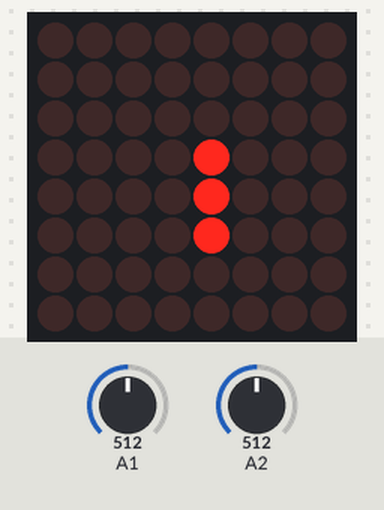
Simulated run of this sketch. Board: Arduino Uno, built with avr-gcc and run on an emulated ATmega328P. Shown: 8×8 LED matrix. Wiring (inferred from the names in the program): MAX7219 LED driver (orientation assumed): data pin 12; clock pin 10; CS pin 11. The inputs (shaded band) are chosen by the test bench; at power-on: A1 = 512, A2 = 512. Random numbers use the default seed unless the sketch sets one.

Above: at 1.2 s.
1.3 s: A1 set to 109
4.3 s: A1 set to 95
At 4.6 s:
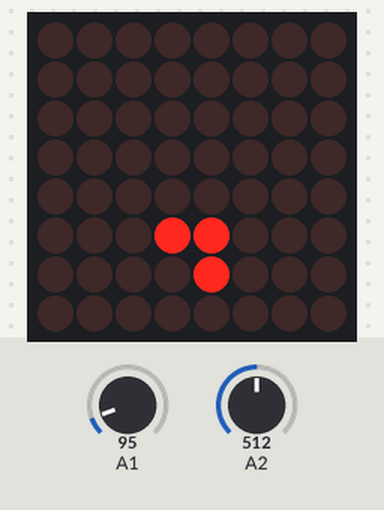
7.1 s: A1 set to 1010
At 7.79 s:
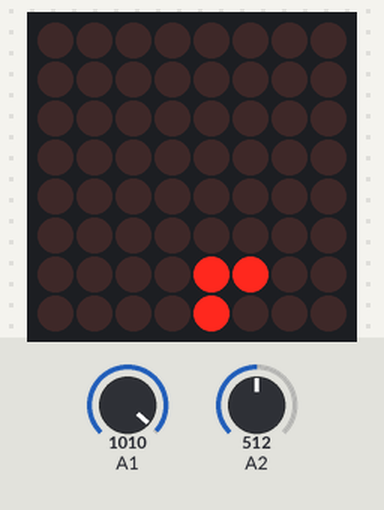
10.0 s: A1 set to 90
At 10.7 s:
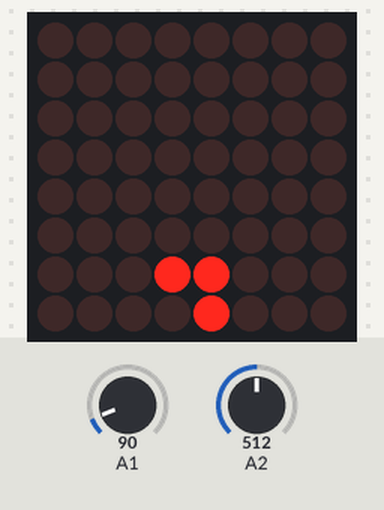
13.0 s: A1 set to 110
At 13.91 s:
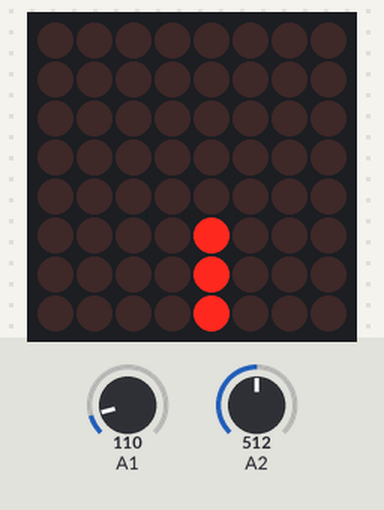
16.0 s: A1 set to 0
At 18.04 s:
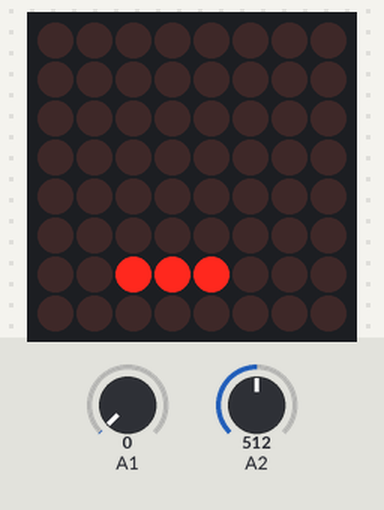
Timing chart, 0 to 19.5 s (numbered marks = the images above; inputs shaded):
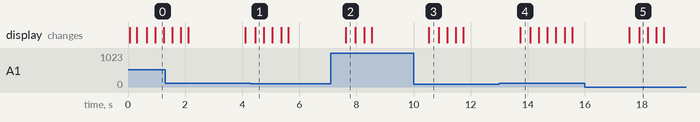

The sketch:

snake1_1.ino
```cpp
 unsigned char i;
 unsigned char j;
/*Port Definitions*/
int Max7219_pinCLK = 10; // old 10
int Max7219_pinCS = 11; // old 9
int Max7219_pinDIN = 12; // old 8

int lastDirection = 1;
int snakeSpeed;
int snakeLength = 3;
int lastStepTime = 0;
int appleBlinkInterval = 100;
int appleLastBlink = 0;
int cur_time = 0;

byte matrix[8][8] = {
  {0,0,1,1,1,0,0,0},
  {0,1,0,0,0,1,0,0},
  {1,0,1,0,1,0,1,0},
  {1,0,0,0,0,0,1,0},
  {1,1,0,0,0,1,1,0},
  {1,0,1,1,1,0,1,0},
  {0,1,0,0,0,1,0,0},
  {0,0,1,1,1,0,0,0}
};

byte apple[2] = {5,5};

byte snake[64][2];


void Write_Max7219_byte(unsigned char DATA)
{
            unsigned char i;
	    digitalWrite(Max7219_pinCS,LOW);
	    for(i=8;i>=1;i--)
          {
             digitalWrite(Max7219_pinCLK,LOW);
             digitalWrite(Max7219_pinDIN,DATA&0x80);// Extracting a bit data
             DATA = DATA<<1;
             digitalWrite(Max7219_pinCLK,HIGH);
           }
}

void Write_Max7219(unsigned char address,unsigned char dat)
{
        digitalWrite(Max7219_pinCS,LOW);
        Write_Max7219_byte(address);           //address，code of LED
        Write_Max7219_byte(dat);               //data，figure on LED
        digitalWrite(Max7219_pinCS,HIGH);
}


void Init_MAX7219(void)
{
 Write_Max7219(0x09, 0x00);       //decoding ：BCD
 Write_Max7219(0x0a, 0x00);       //brightness
 Write_Max7219(0x0b, 0x07);       //scanlimit；8 LEDs
 Write_Max7219(0x0c, 0x01);       //power-down mode：0，normal mode：1
 Write_Max7219(0x0f, 0x00);       //test display：1；EOT，display：0
}

void setup()
{

  pinMode(Max7219_pinCLK,OUTPUT);
  pinMode(Max7219_pinCS,OUTPUT);
  pinMode(Max7219_pinDIN,OUTPUT);
  delay(50);
  Init_MAX7219();
  Serial.begin(9600);
  randomSeed(analogRead(0));

  initSnake();
  generateApple();
}

void initSnake() {
  snake[0][0] = 4; snake[0][1] = -1;
  snake[1][0] = 4; snake[1][1] = 0;
  snake[2][0] = 4; snake[2][1] = 1;
  snakeLength = 3;
  snakeSpeed = 300;
  for (int i=3; i<64; i++) {
    snake[i][0] = snake[i][1] = -1;
  }
}

void gameOver() {
  //memset(snake,0,sizeof(snake));
  lastDirection = 1;
  clearMatrix();
  matrix[4][4] = 1;
  matrix[5][5] = 1;
  matrix[3][3] = 1;
  matrix[5][3] = 1;
  matrix[3][5] = 1;
  matrix[6][6] = 1;
  matrix[2][2] = 1;
  matrix[2][6] = 1;
  matrix[6][2] = 1;
  displayMatrix();
  delay(2000);
  //clearMatrix();
  initSnake();
  generateApple();
}

void displayMatrix() {
  char v = 0;
  for (i=0; i<8; i++) {
    v = 0;
    for (j=0; j<8; j++) {
      v = v << 1;
      v += matrix[i][j];
    }
    Write_Max7219(i+1,v);
  }
}

void applySnakeToMatrix() {
 for (i=0; i<sizeof(snake)/2; i++) {
   if (snake[i][0] != -1) matrix[snake[i][0]][snake[i][1]] = 1;
 }
 // apply apple
 if (cur_time-appleLastBlink>appleBlinkInterval) {
   appleLastBlink = cur_time;
   matrix[apple[0]][apple[1]] = 1 - matrix[apple[0]][apple[1]];

  }
  //matrix[apple[0]][apple[1]] = 1;
}

void clearMatrix() {
  for (i=0; i<8; i++) {
    for (j=0; j<8; j++) {
      matrix[i][j] = 0;
    }
  }
}

void moveSnake(int dir) {
  // up=119, down=115, left=97, right=100
  int next_x = 0, next_y = 0;

  switch (dir) {
   case 1:
     next_x = snake[snakeLength-1][0];
     next_y = snake[snakeLength-1][1]+1;
   break;
   case 2:
     next_x = snake[snakeLength-1][0]+1;
     next_y = snake[snakeLength-1][1];
   break;
   case 3:
     next_x = snake[snakeLength-1][0];
     next_y = snake[snakeLength-1][1]-1;
   break;
   case 4:
     next_x = snake[snakeLength-1][0]-1;
     next_y = snake[snakeLength-1][1];
   break;
  }

  lastDirection = dir;

  // eat apple
  if (next_x==apple[0] && next_y==apple[1]) {
    generateApple();
    snakeLength++;
    snakeSpeed -= 10;
  }

  else {
    for (i=0; i<snakeLength-1; i++) { // move stack
      snake[i][0] = snake[i+1][0];
      snake[i][1] = snake[i+1][1];
    }
  }

  snake[snakeLength-1][0] = next_x; // here apple come bacK!!!
  snake[snakeLength-1][1] = next_y;

  if (snake[snakeLength-1][0]>=8 || snake[snakeLength-1][1]>=8
    || matrix[snake[snakeLength-1][0]][snake[snakeLength-1][1]]==1
  ) gameOver();

}

void generateApple() {
  do {
    apple[0] = random(7);
    apple[1] = random(7);
  } while (matrix[apple[0]][apple[1]]==1);

}

void loop()
{


  int axis_x = analogRead(A1);
  int axis_y = analogRead(A2);
  if (axis_y>1000 && lastDirection!=1) lastDirection = 3;
  if (axis_y<100 && lastDirection!=3) lastDirection = 1;
  if (axis_x>1000 && lastDirection!=4) lastDirection = 2;
  if (axis_x<100 && lastDirection!=2) lastDirection = 4;


  cur_time = millis();
  if (cur_time-lastStepTime>snakeSpeed) {
    lastStepTime = cur_time;
    moveSnake(lastDirection);
  }
  clearMatrix();
  applySnakeToMatrix();

  displayMatrix();

}
```

Measured:
- the behaviour switches between 100 and 99 on A1 (found by bisection; images 0 and 1)
